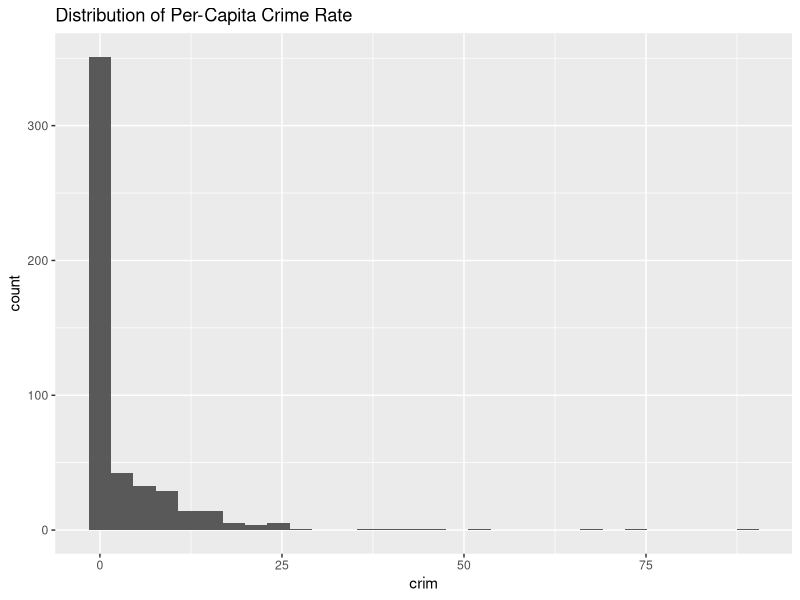
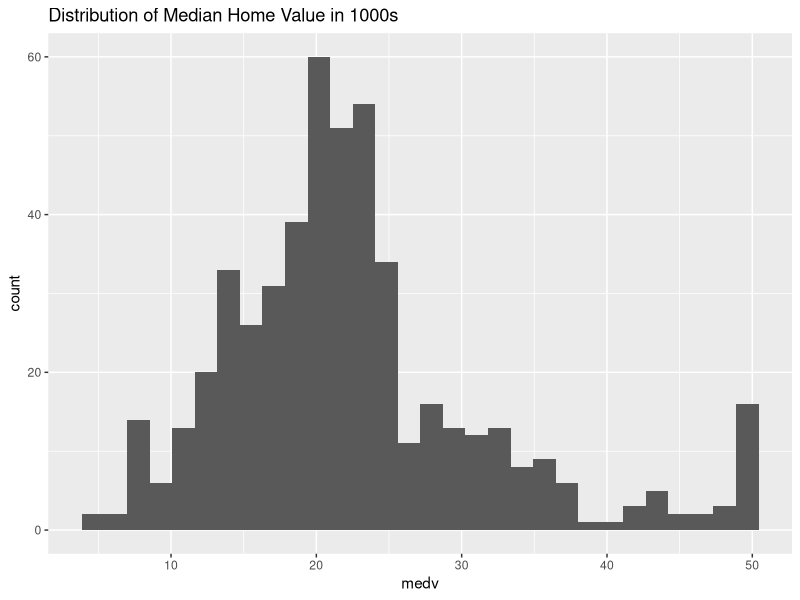
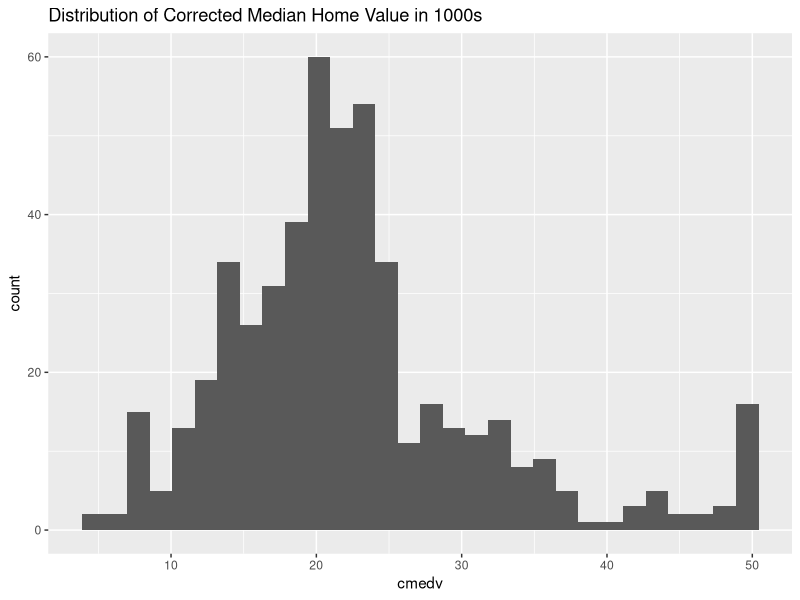
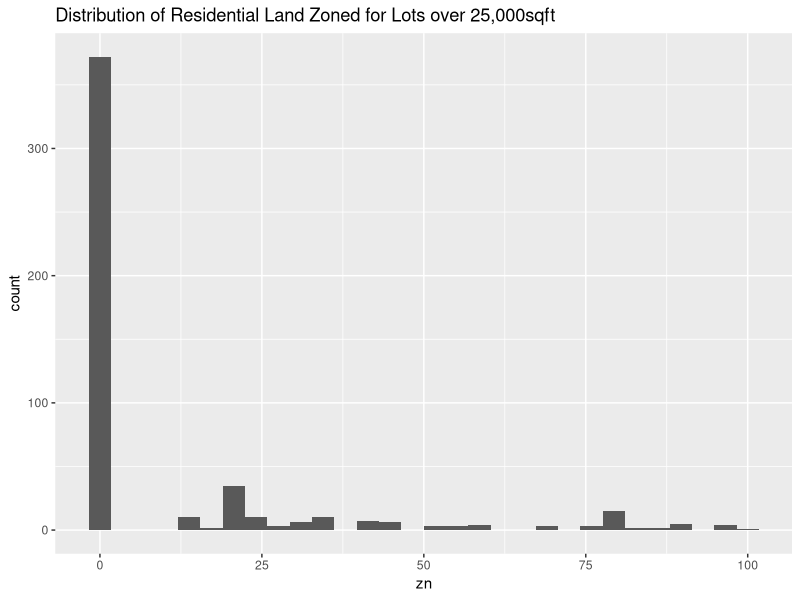
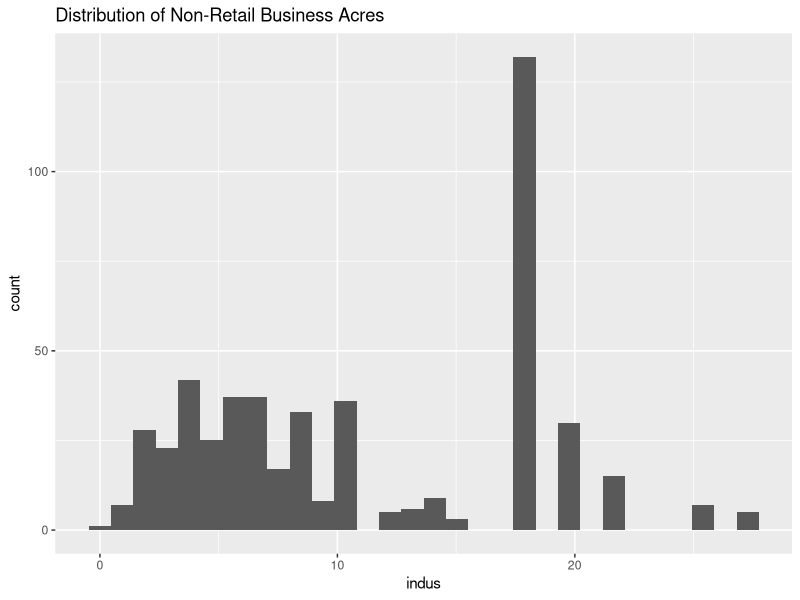
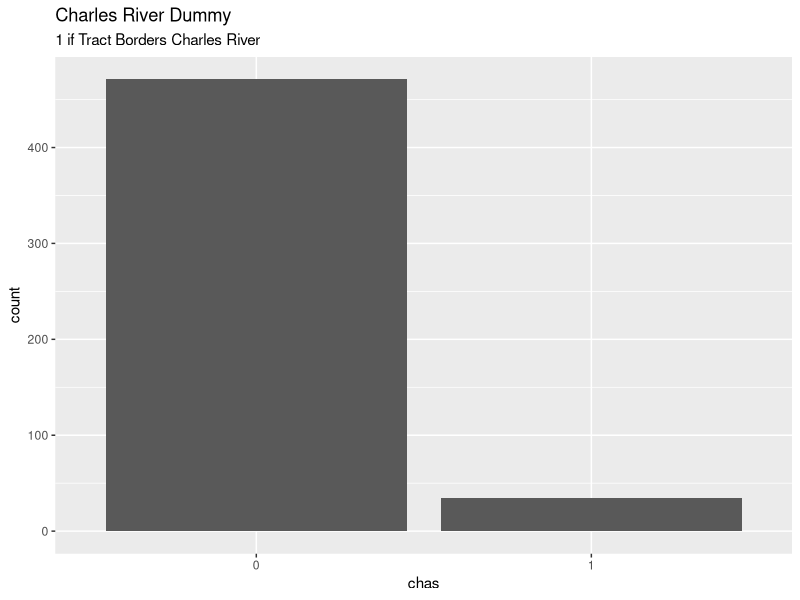
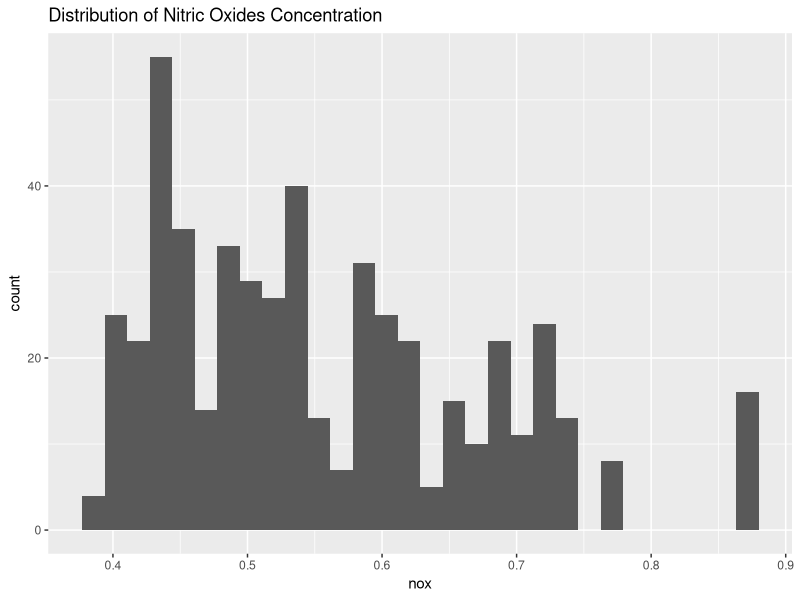
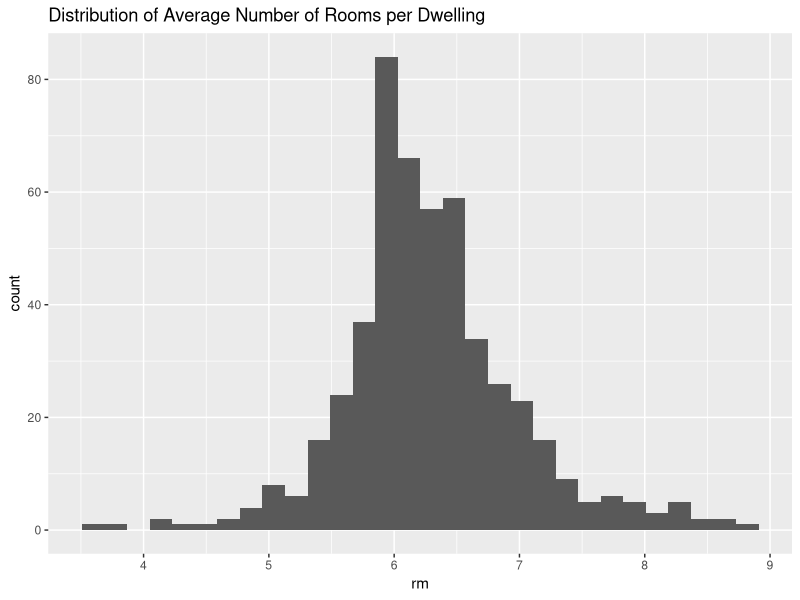

These figures' R source, in order: (Note: this script raises an error after producing the figures.)
## ---- chunk 1
knitr::opts_chunk$set(echo = TRUE)
## ---- chunk 2
# Load libraries and data
library(mlbench)
library(MASS)
library(tidyverse)
library(glmnet)
library(leaps)
library(knitr)
data(BostonHousing2)
## ---- chunk 3
any(is.na(BostonHousing2))
head(BostonHousing2)
## ---- chunk 4
# Look at towns with most census tracts
BostonHousing2 %>% group_by(town) %>% summarize(Num_obs = n()) %>% top_n(5) %>% arrange(desc(Num_obs))

# Check distributions of all variables
ggplot(BostonHousing2,aes(x=crim)) + geom_histogram() + labs(title ="Distribution of Per-Capita Crime Rate")
ggplot(BostonHousing2,aes(x=medv)) + geom_histogram() + labs(title ="Distribution of Median Home Value in 1000s")
ggplot(BostonHousing2,aes(x=cmedv)) + geom_histogram() + labs(title ="Distribution of Corrected Median Home Value in 1000s")
ggplot(BostonHousing2,aes(x=zn)) + geom_histogram() + labs(title = "Distribution of Residential Land Zoned for Lots over 25,000sqft")
ggplot(BostonHousing2,aes(x=indus)) + geom_histogram() + labs(title = "Distribution of Non-Retail Business Acres")
ggplot(BostonHousing2,aes(x=chas)) + geom_histogram(stat="count") + labs(title = "Charles River Dummy",subtitle = "1 if Tract Borders Charles River")
ggplot(BostonHousing2,aes(x=nox)) + geom_histogram() + labs(title = "Distribution of Nitric Oxides Concentration")
ggplot(BostonHousing2,aes(x=rm)) + geom_histogram() + labs(title = "Distribution of Average Number of Rooms per Dwelling")
ggplot(BostonHousing2,aes(x=age)) + geom_histogram() + labs(title = "Distribution of Proportion of Occupied Units Built Before 1940")
ggplot(BostonHousing2,aes(x=dis)) + geom_histogram() + labs(title = "Distribution of Weighted Distance to the 5 Boston Employment Centers")
ggplot(BostonHousing2,aes(x=rad)) + geom_histogram() + labs(title = "Distribution of Index of Accessibility to Radial Highways")
ggplot(BostonHousing2,aes(x=tax)) + geom_histogram() + labs(title = "Distribution of Property Tax per $10,000")
ggplot(BostonHousing2,aes(x=ptratio)) + geom_histogram() + labs(title = "Distribution of Pupil-Teacher Ratio")
ggplot(BostonHousing2,aes(x=b)) + geom_histogram() + labs(title = "Distribution of Proportion of Black Residents")
ggplot(BostonHousing2,aes(x=lstat)) + geom_histogram() + labs(title = "Distribution of Percentage of Lower Status of Population")
## ---- chunk 5
# Check for multicollinearity
cor(BostonHousing2 %>% dplyr::select(-c("town","tract","lon","lat","chas")))
## ---- chunk 6
# Load county data for the counties in the dataset
counties <- map_data("county") %>% filter(region=="massachusetts") %>% filter(subregion %in% c("suffolk","plymouth","norfolk"))
ggplot(counties,aes(x=long,y=lat,group=group)) + geom_polygon(fill="grey",color="black") + geom_point(data=BostonHousing2,aes(x=lon,y=lat,color=crim,group=NULL)) + coord_map(projection="albers",lat0=39,lat1=45)

# Per capita crime rate is skewed, log transform to see more subtle differences
ggplot(counties,aes(x=long,y=lat,group=group)) + geom_polygon(fill="grey",color="black") + geom_point(data=BostonHousing2,aes(x=lon,y=lat,color=log(crim),group=NULL)) + coord_map(projection="albers",lat0=39,lat1=45)
## ---- chunk 7
boxcox(lm(crim ~ .,data = dplyr::select(BostonHousing2,-c("town","tract","lon","lat"))))

dev_data <- BostonHousing2 %>% dplyr::select(-c("town","tract","lon","lat")) %>%
  mutate(crim = log(crim), b = log(b), zn = if_else(zn == 0,0,1))
## ---- chunk 8
# Set up inputs
set.seed(5)
x <- model.matrix(crim~.,dev_data)[,-1]
y <- dev_data$crim

# Create training and testing sample (80/20 split)
train <- sample(1:nrow(x),0.8*nrow(x))
test <- (-train)
y.test <- y[test]
# Create equivalent train/test but in data.frame form
train.df <- dev_data[train,]
test.df <- dev_data[test,]
## ---- chunk 9
# Run best subsets selection and get predictions and test MSE
set.seed(5)
# Write predict.regsubsets function
predict.regsubsets <- function(object,newdata,id,...){
  form <- as.formula(object$call[[2]])
  mat <- model.matrix(form,newdata)
  coefi <- coef(object,id=id)
  xvars <- names(coefi)
  mat[,xvars]%*%coefi
}
best.subset <- regsubsets(crim~.,data=train.df,nvmax=14)
k <- 10
folds <- sample(1:k,nrow(dev_data),replace=TRUE)
cv.errors <- matrix(NA,k,14,dimnames=list(NULL,paste(1:14)))
for (j in 1:k){
  best.fit <- regsubsets(crim~.,data=dev_data[folds!=j,],nvmax=14)
  for (i in 1:14){
    pred <- predict(best.fit,dev_data[folds==j,],id=i)
    cv.errors[j,i] <- mean((dev_data$crim[folds==j]-pred)^2)
  }
}
mean.cv.errors <- apply(cv.errors,2,mean)
best_mod <- which.min(mean.cv.errors)
bestsubset_pred <- predict(best.subset,test.df,id=best_mod)
# Calculate MSE and exponentiate to undo log transform
mse_bestsubset <- mean((exp(bestsubset_pred)-exp(test.df$crim))^2)
# Report best model
coef(best.subset,id=best_mod)
## ---- chunk 10
# Run ridge regression and get predictions and test MSE
set.seed(5)
grid <- 10^seq(8,-5,length = 100)
ridge.mod <- glmnet(x[train,],y[train],alpha=0,lambda=grid,thresh=1e-12)

# Get best lambda value with cv (10-fold)
cv.out <- cv.glmnet(x[train,],y[train],alpha=0)
plot(cv.out)
bestlam <- cv.out$lambda.min

ridge.pred <- predict(ridge.mod,s=bestlam,newx=x[test,])
mse_ridge <- mean((exp(ridge.pred)-exp(y.test))^2)
# Report coefficients
predict(ridge.mod,type="coefficients",s=bestlam)
## ---- chunk 11
# Run lasso 
set.seed(5)
grid <- 10^seq(8,-5,length = 100)
lasso.mod <- glmnet(x[train,],y[train],alpha=1,lambda=grid)

# Get best lambda value with cv (10-fold)
cv.out <- cv.glmnet(x[train,],y[train],alpha=1)
plot(cv.out)
bestlam <- cv.out$lambda.min

lasso.pred <- predict(lasso.mod,s=bestlam,newx=x[test,])
mse_lasso <- mean((exp(lasso.pred)-exp(y.test))^2)
# Report coefficients in final model
predict(lasso.mod,type="coefficients",s=bestlam)
## ---- chunk 12
# Report Results in table
data.frame(Model = c("Best Subsets","Ridge","Lasso"),Test_MSE = c(mse_bestsubset,mse_ridge,mse_lasso)) %>% kable()
